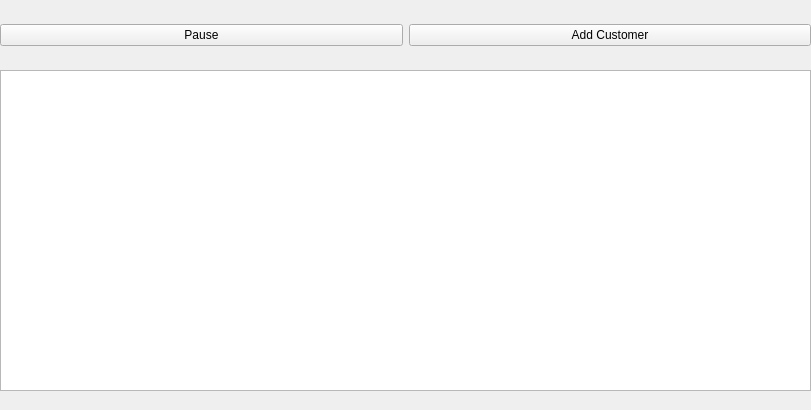
<?xml version="1.0" encoding="UTF-8"?>
<ui version="4.0">
 <class>BarberShop</class>
 <widget class="QWidget" name="BarberShop">
  <property name="geometry">
   <rect>
    <x>0</x>
    <y>0</y>
    <width>811</width>
    <height>410</height>
   </rect>
  </property>
  <property name="windowTitle">
   <string>Form</string>
  </property>
  <widget class="QWidget" name="horizontalLayoutWidget">
   <property name="geometry">
    <rect>
     <x>0</x>
     <y>0</y>
     <width>811</width>
     <height>71</height>
    </rect>
   </property>
   <layout class="QHBoxLayout" name="horizontalLayout">
    <item>
     <widget class="QPushButton" name="pauseButton">
      <property name="text">
       <string>Pause</string>
      </property>
     </widget>
    </item>
    <item>
     <widget class="QPushButton" name="addButton">
      <property name="text">
       <string>Add Customer</string>
      </property>
     </widget>
    </item>
   </layout>
  </widget>
  <widget class="QTextBrowser" name="textBrowser">
   <property name="geometry">
    <rect>
     <x>0</x>
     <y>70</y>
     <width>811</width>
     <height>321</height>
    </rect>
   </property>
  </widget>
  <widget class="QLabel" name="status">
   <property name="geometry">
    <rect>
     <x>10</x>
     <y>390</y>
     <width>221</width>
     <height>16</height>
    </rect>
   </property>
   <property name="text">
    <string/>
   </property>
  </widget>
 </widget>
 <resources/>
 <connections/>
</ui>
